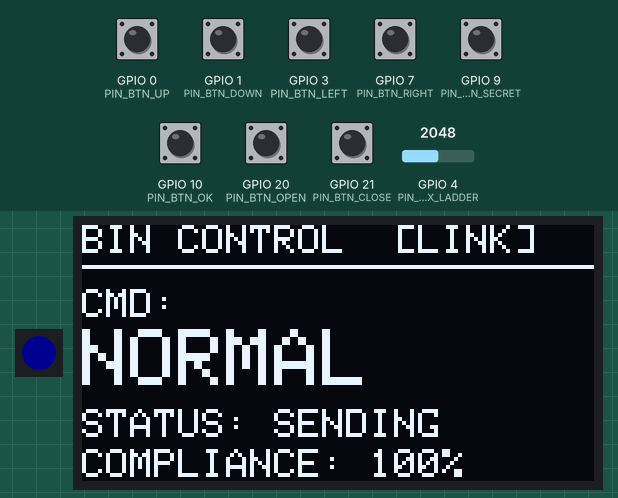
Simulated run of this sketch. Board: ESP32-C3. Parts: 1 RGB LEDs in strip order, left to right, 128×64 one-colour display. The test bench sets the inputs (shaded band); at power-on: GPIO 0 (PIN_BTN_UP), GPIO 1 (PIN_BTN_DOWN), GPIO 3 (PIN_BTN_LEFT), GPIO 7 (PIN_BTN_RIGHT), GPIO 9 (PIN_BTN_SECRET), GPIO 10 (PIN_BTN_OK), GPIO 20 (PIN_BTN_OPEN), GPIO 21 (PIN_BTN_CLOSE) HIGH, GPIO 4 (PIN_AUX_LADDER) = 2048 (analog values on the 0–4095 scale). Dim RGB values are drawn brighter than linear; WiFi joins after 1.5 s; servers stay silent unless stated; random numbers use the default seed unless the sketch sets one; what the sketch prints to the serial monitor is not drawn.

Above: at 1.4 s.
1.5 s: GPIO 4 (PIN_AUX_LADDER) set to 2621
4.5 s: GPIO 4 (PIN_AUX_LADDER) set to 2748
At 5.6 s:
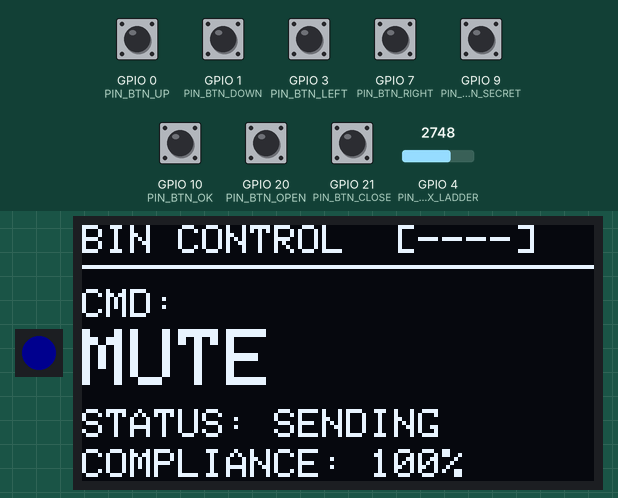
7.5 s: GPIO 0 (PIN_BTN_UP) pulled LOW for 0.15 s
At 8.7 s:
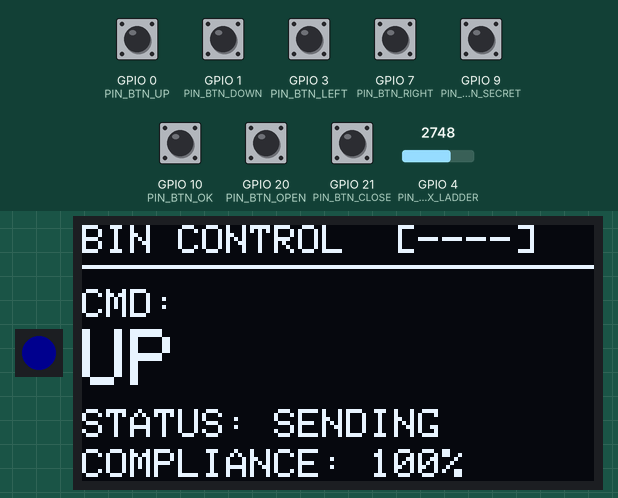
10.5 s: GPIO 1 (PIN_BTN_DOWN) pulled LOW for 0.15 s
At 11.3 s:
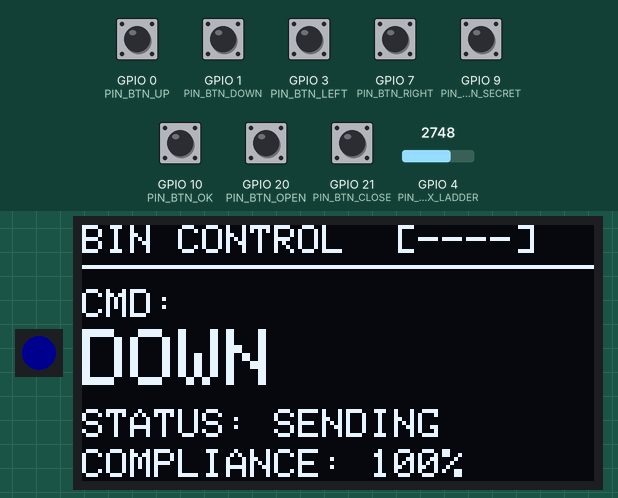
13.5 s: GPIO 3 (PIN_BTN_LEFT) pulled LOW for 0.15 s
At 14.7 s:
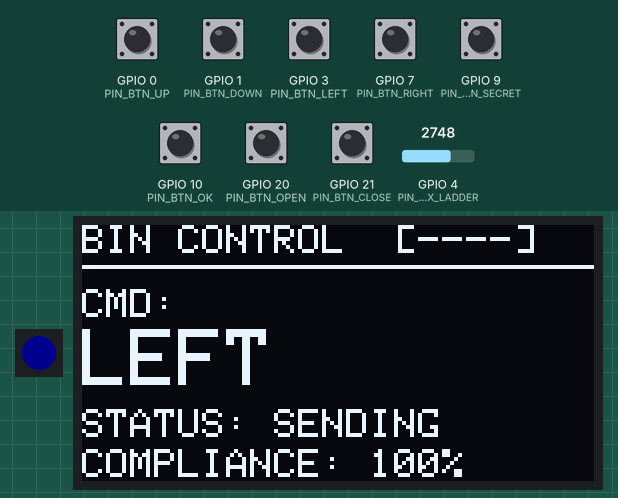
16.5 s: GPIO 7 (PIN_BTN_RIGHT) pulled LOW for 0.15 s
At 17.1 s:
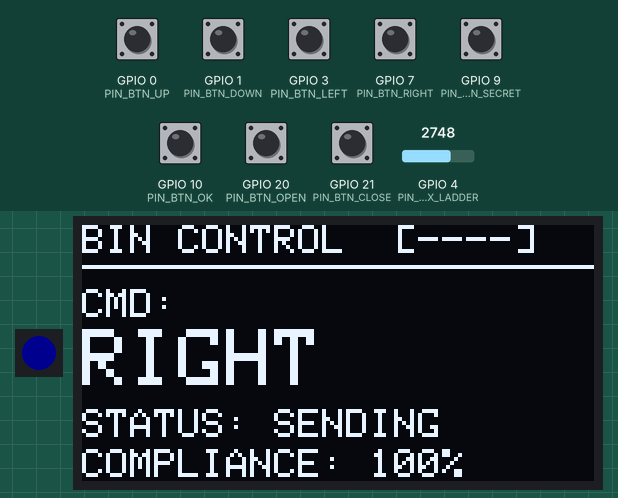
Timing chart, 0 to 19.5 s (numbered marks = the images above; inputs shaded):
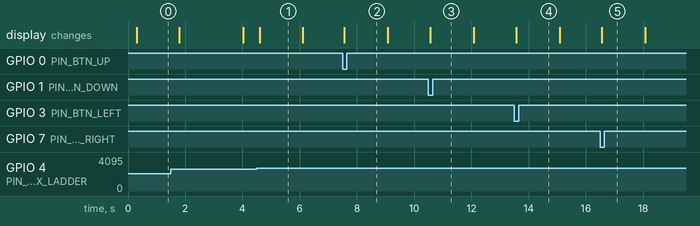

Measured:
- the behaviour switches between 2676 and 2677 on GPIO 4 (PIN_AUX_LADDER) (found by bisection; images 0 and 1)
- after the input at 4.5 s, the display: changes after 0.10 s (image 1)
- after the input at 7.5 s, the display: changes after 0.06 s (image 2)
- after the input at 10.5 s, the display: changes after 0.06 s (image 3)
- after the input at 13.5 s, the display: changes after 0.06 s (image 4)
- after the input at 16.5 s, the display: changes after 0.06 s (image 5)
- what the display in image 1 shows lasts 1.5 s, from 4.6 s to 6.1 s

The sketch:

DustERemote.ino
```cpp
// =============================================================================
//  BIN CONTROL SYSTEM v0.0001
//  Remote firmware for ESP32-C3 (SuperMini or equivalent).
//
//  Board:   ESP32C3 Dev Module
//  Core:    Arduino-ESP32 3.x
//  Tools:   USB CDC On Boot = Enabled  (mandatory - GPIO20/21 are buttons)
//
//  Libraries:
//      Adafruit SSD1306, Adafruit GFX, Adafruit NeoPixel
//
//  What this firmware does: reads eleven buttons, sends the honest command
//  over ESP-NOW, and then reports a status that may or may not resemble
//  what happened. All of the actual misbehaviour lives in the bin - the
//  remote is a truthful transmitter attached to a dishonest display, which
//  is funnier and far easier to debug than a lying transmitter.
//
//  Pairing: none required. The remote broadcasts; the bin answers and is
//  then remembered as a unicast peer. Both must be on the same channel
//  (DUSTE_ESPNOW_CHANNEL in protocol.h).
// =============================================================================

#include <Arduino.h>
#include <WiFi.h>
#include <esp_now.h>
#include <esp_wifi.h>

#include "src/config/pins.h"
#include "src/config/protocol.h"
#include "src/ui/remoteUi.h"

#if REMOTE_LED_IS_NEOPIXEL
#include <Adafruit_NeoPixel.h>
static Adafruit_NeoPixel statusLed(1, PIN_STATUS_LED, NEO_GRB + NEO_KHZ800);
#endif

// ---------------------------------------------------------------------------
// Button table
// ---------------------------------------------------------------------------
struct ButtonDef { uint8_t pin; uint8_t command; };

static const ButtonDef kButtons[] = {
    { PIN_BTN_UP,     CMD_UP    },
    { PIN_BTN_DOWN,   CMD_DOWN  },
    { PIN_BTN_LEFT,   CMD_LEFT  },
    { PIN_BTN_RIGHT,  CMD_RIGHT },
    { PIN_BTN_OK,     CMD_OK    },
    { PIN_BTN_OPEN,   CMD_OPEN  },
    { PIN_BTN_CLOSE,  CMD_CLOSE },
    { PIN_BTN_SECRET, CMD_SECRET}
};
static const uint8_t kButtonCount = sizeof(kButtons) / sizeof(kButtons[0]);

static bool     btnStable[kButtonCount] = {false};
static bool     btnRaw[kButtonCount]    = {false};
static uint32_t btnChanged[kButtonCount] = {0};
static const uint16_t BTN_DEBOUNCE_MS = 25;

// Aux ladder: order must match LADDER_CENTERS in pins.h
static const uint8_t kLadderCommands[] = {
    CMD_AI, CMD_ANGRY, CMD_MOOD, CMD_STOP,
    CMD_NORMAL, CMD_MUTE, CMD_LIGHT, CMD_DARK
};
static const uint16_t kLadderCenters[] = LADDER_CENTERS;
static const uint8_t  kLadderCount = sizeof(kLadderCommands) / sizeof(kLadderCommands[0]);

static uint8_t  ladderStable = CMD_NONE;
static uint8_t  ladderRaw    = CMD_NONE;
static uint32_t ladderChanged = 0;

// ---------------------------------------------------------------------------
// Link state
// ---------------------------------------------------------------------------
static uint8_t  binMac[6] = {0};
static bool     haveBin = false;
static uint8_t  sequence = 0;
static uint32_t lastAckMs = 0;
static uint32_t lastSendMs = 0;
static uint32_t lastPingMs = 0;

// Retransmit state: each press is sent up to 3 times, 40 ms apart. The bin
// de-duplicates by sequence number, so this costs nothing but reliability.
static uint8_t  pendingCmd = CMD_NONE;
static uint8_t  pendingSeq = 0;
static uint8_t  pendingSends = 0;
static uint32_t pendingNextAt = 0;

static void setStatusLed(uint8_t r, uint8_t g, uint8_t b) {
#if REMOTE_LED_IS_NEOPIXEL
    statusLed.setPixelColor(0, r, g, b);
    statusLed.show();
#else
    digitalWrite(PIN_STATUS_LED, (r || g || b) ? HIGH : LOW);
#endif
}

// ---------------------------------------------------------------------------
// ESP-NOW receive: the bin's ACK
// ---------------------------------------------------------------------------
static void handleAck(const uint8_t *mac, const uint8_t *data, int len) {
    if (len != (int)sizeof(BinStatusPacket)) return;

    BinStatusPacket s;
    memcpy(&s, data, sizeof(s));
    if (s.deviceId != DUSTE_DEVICE_ID) return;
    if (s.version  != DUSTE_PROTO_VERSION)  return;
    if (!duste_verify(&s, sizeof(s)))       return;

    lastAckMs = millis();

    if (!haveBin) {
        memcpy(binMac, mac, 6);
        haveBin = true;
        if (!esp_now_is_peer_exist(binMac)) {
            esp_now_peer_info_t p = {};
            memcpy(p.peer_addr, binMac, 6);
            p.channel = DUSTE_ESPNOW_CHANNEL;
            p.encrypt = false;
            esp_now_add_peer(&p);
        }
        Serial.println(F("[link] bin found"));
    }

    remoteUi.showAck(duste_cmd_name(pendingCmd), s.obeyed != 0, s.frustration);
    setStatusLed(s.obeyed ? 0 : 40, s.obeyed ? 40 : 0, 0);
}

#if defined(ESP_ARDUINO_VERSION_MAJOR) && ESP_ARDUINO_VERSION_MAJOR >= 3
static void onRecv(const esp_now_recv_info_t *info, const uint8_t *data, int len) {
    handleAck(info->src_addr, data, len);
}
#else
static void onRecv(const uint8_t *mac, const uint8_t *data, int len) {
    handleAck(mac, data, len);
}
#endif

// ---------------------------------------------------------------------------
// Sending
// ---------------------------------------------------------------------------
static void transmit(uint8_t command, uint8_t seq, uint8_t repeat) {
    RemotePacket p = {};
    p.deviceId = DUSTE_DEVICE_ID;
    p.version  = DUSTE_PROTO_VERSION;
    p.type     = PKT_COMMAND;
    p.command  = command;
    p.sequence = seq;
    p.repeat   = repeat;
    p.flags    = 0;
    duste_sign(&p, sizeof(p));

    const uint8_t *dest = haveBin ? binMac : DUSTE_BROADCAST;
    esp_now_send(dest, (const uint8_t *)&p, sizeof(p));
    lastSendMs = millis();
}

static void queueCommand(uint8_t command) {
    pendingCmd    = command;
    pendingSeq    = ++sequence;
    pendingSends  = 0;
    pendingNextAt = millis();
    remoteUi.showSent(duste_cmd_name(command));
    setStatusLed(0, 0, 60);
    Serial.printf("[tx] %s seq=%u\r\n", duste_cmd_name(command), pendingSeq);
}

static void servicePending() {
    if (pendingCmd == CMD_NONE || pendingSends >= 3) return;
    if (millis() < pendingNextAt) return;
    transmit(pendingCmd, pendingSeq, pendingSends);
    pendingSends++;
    pendingNextAt = millis() + 40;
}

// ---------------------------------------------------------------------------
// Input
// ---------------------------------------------------------------------------
static void readButtons() {
    const uint32_t now = millis();
    for (uint8_t i = 0; i < kButtonCount; ++i) {
        const bool raw = (digitalRead(kButtons[i].pin) == LOW);
        if (raw != btnRaw[i]) {
            btnRaw[i] = raw;
            btnChanged[i] = now;
            continue;
        }
        if (raw != btnStable[i] && (now - btnChanged[i]) >= BTN_DEBOUNCE_MS) {
            btnStable[i] = raw;
            if (raw) queueCommand(kButtons[i].command);
        }
    }
}

static uint8_t decodeLadder(uint16_t counts) {
    if (counts >= LADDER_IDLE_MIN) return CMD_NONE;
    for (uint8_t i = 0; i < kLadderCount; ++i) {
        const int32_t d = (int32_t)counts - (int32_t)kLadderCenters[i];
        if (d > -LADDER_WINDOW && d < LADDER_WINDOW) return kLadderCommands[i];
    }
    return CMD_NONE;   // between two buttons, or two pressed at once
}

static void readLadder() {
    const uint16_t counts = (uint16_t)analogRead(PIN_AUX_LADDER);

#if CALIBRATE_LADDER
    static uint32_t lastPrint = 0;
    if (millis() - lastPrint > 200) {
        lastPrint = millis();
        Serial.printf("[ladder] raw=%u\r\n", counts);
    }
#endif

    const uint8_t cmd = decodeLadder(counts);
    const uint32_t now = millis();
    if (cmd != ladderRaw) {
        ladderRaw = cmd;
        ladderChanged = now;
        return;
    }
    if (cmd != ladderStable && (now - ladderChanged) >= BTN_DEBOUNCE_MS * 2) {
        ladderStable = cmd;
        if (cmd != CMD_NONE) queueCommand(cmd);
    }
}

// ---------------------------------------------------------------------------
void setup() {
    Serial.begin(115200);
    delay(150);
    Serial.println(F("\n=== BIN CONTROL SYSTEM v0.0001 ==="));
    Serial.println(F("PLEASE DO NOT TRUST."));

    for (uint8_t i = 0; i < kButtonCount; ++i) {
        pinMode(kButtons[i].pin, INPUT_PULLUP);
        btnRaw[i] = btnStable[i] = (digitalRead(kButtons[i].pin) == LOW);
    }
    analogReadResolution(12);
    // Full-scale attenuation: the ladder's top step sits close to 3V3.
    analogSetPinAttenuation(PIN_AUX_LADDER, ADC_11db);

#if REMOTE_LED_IS_NEOPIXEL
    statusLed.begin();
    statusLed.setBrightness(60);
#else
    pinMode(PIN_STATUS_LED, OUTPUT);
#endif
    setStatusLed(30, 0, 30);

    remoteUi.begin();

    WiFi.mode(WIFI_STA);
    WiFi.disconnect(false, false);
    esp_wifi_set_promiscuous(true);
    esp_wifi_set_channel(DUSTE_ESPNOW_CHANNEL, WIFI_SECOND_CHAN_NONE);
    esp_wifi_set_promiscuous(false);

    if (esp_now_init() != ESP_OK) {
        Serial.println(F("[link] esp_now_init failed"));
        remoteUi.showLinkLost();
    } else {
        esp_now_register_recv_cb(onRecv);
        esp_now_peer_info_t bcast = {};
        memcpy(bcast.peer_addr, DUSTE_BROADCAST, 6);
        bcast.channel = DUSTE_ESPNOW_CHANNEL;
        bcast.encrypt = false;
        esp_now_add_peer(&bcast);
    }

    Serial.print(F("[link] remote MAC: "));
    Serial.println(WiFi.macAddress());
    randomSeed(micros() ^ ((uint32_t)analogRead(PIN_AUX_LADDER) << 16));
}

void loop() {
    readButtons();
    readLadder();
    servicePending();

    // Keepalive so the bin's "REMOTE LOST / Good." message only appears
    // when the remote is genuinely gone, not merely idle.
    if (millis() - lastPingMs > 1500) {
        lastPingMs = millis();
        transmit(CMD_PING, sequence, 0);
    }

    const bool linked = (millis() - lastAckMs) < 4000;
    remoteUi.setLinked(linked);
    if (!linked && (millis() - lastSendMs) > 2000) setStatusLed(20, 8, 0);

    remoteUi.update();
}
```

remoteUi.cpp
```cpp
#include "remoteUi.h"
#include "../config/pins.h"
#include <Wire.h>
#include <Adafruit_GFX.h>
#include <Adafruit_SSD1306.h>

RemoteUi remoteUi;

#define OLED_W 128
#define OLED_H 64
#define OLED_ADDR 0x3C
#define UI_FRAME_MS 60

static Adafruit_SSD1306 oled(OLED_W, OLED_H, &Wire, -1);

// Statuses the remote may report. Exactly one of them is ever accurate,
// and not reliably that one.
static const char *const kFakeStatuses[] = {
    "OK", "SENT", "ACCEPTED", "PROBABLY", "DEFINITELY",
    "ERROR 0", "QUEUED", "TRUST ME"
};

bool RemoteUi::begin() {
    Wire.begin(PIN_I2C_SDA, PIN_I2C_SCL);
    if (!oled.begin(SSD1306_SWITCHCAPVCC, OLED_ADDR)) {
        Serial.println(F("[ui] no OLED at 0x3C - continuing headless"));
        _ready = false;
        return false;
    }
    _ready = true;
    oled.setTextColor(SSD1306_WHITE);
    splash();
    return true;
}

void RemoteUi::splash() {
    if (!_ready) return;
    oled.clearDisplay();
    oled.setTextSize(1);
    oled.setCursor(0, 0);
    oled.println(F("BIN CONTROL SYSTEM"));
    oled.drawFastHLine(0, 10, 128, SSD1306_WHITE);
    oled.setCursor(0, 16);
    oled.println(F("v0.0001"));
    oled.setCursor(0, 34);
    oled.println(F("PLEASE DO NOT"));
    oled.setCursor(0, 44);
    oled.println(F("TRUST."));
    oled.display();
    _statusUntil = millis() + 2500;
}

const char *RemoteUi::fakeStatus() {
    const uint8_t n = (uint8_t)(sizeof(kFakeStatuses) / sizeof(kFakeStatuses[0]));
    uint8_t i;
    do { i = (uint8_t)random(n); } while (i == _lastFake);
    _lastFake = i;
    return kFakeStatuses[i];
}

void RemoteUi::showSent(const char *cmdName) {
    strncpy(_cmd, cmdName, sizeof(_cmd) - 1);
    _cmd[sizeof(_cmd) - 1] = 0;
    strncpy(_status, "SENDING", sizeof(_status) - 1);
    _statusUntil = millis() + 1500;
    _lastDraw = 0;
}

void RemoteUi::showAck(const char *cmdName, bool obeyed, uint8_t frustration) {
    strncpy(_cmd, cmdName, sizeof(_cmd) - 1);
    _cmd[sizeof(_cmd) - 1] = 0;
    _frustration = frustration;

    // Report the truth about a quarter of the time. The rest is decoration.
    if (random(100) < 25) {
        strncpy(_status, obeyed ? "OBEYED" : "IGNORED", sizeof(_status) - 1);
    } else {
        strncpy(_status, fakeStatus(), sizeof(_status) - 1);
    }
    _status[sizeof(_status) - 1] = 0;
    _statusUntil = millis() + 2000;
    _lastDraw = 0;
}

void RemoteUi::showLinkLost() {
    strncpy(_status, "NO CARRIER", sizeof(_status) - 1);
    _statusUntil = millis() + 1500;
    _lastDraw = 0;
}

void RemoteUi::render() {
    if (!_ready) return;
    oled.clearDisplay();

    oled.setTextSize(1);
    oled.setCursor(0, 0);
    oled.print(F("BIN CONTROL  "));
    oled.print(_linked ? F("[LINK]") : F("[----]"));
    oled.drawFastHLine(0, 10, 128, SSD1306_WHITE);

    oled.setCursor(0, 16);
    oled.print(F("CMD: "));
    oled.setTextSize(2);
    oled.setCursor(0, 26);
    oled.print(_cmd[0] ? _cmd : "----");

    oled.setTextSize(1);
    oled.setCursor(0, 46);
    oled.print(F("STATUS: "));
    oled.print(_status[0] ? _status : "IDLE");

    // A "compliance" meter that only ever goes down.
    const uint8_t pct = (_frustration > 12) ? 0 : (uint8_t)(100 - _frustration * 8);
    oled.setCursor(0, 56);
    oled.print(F("COMPLIANCE: "));
    oled.print(pct);
    oled.print('%');

    oled.display();
}

void RemoteUi::update() {
    if (!_ready) return;
    const uint32_t now = millis();
    if (now - _lastDraw < UI_FRAME_MS) return;
    _lastDraw = now;

    if (_statusUntil && now > _statusUntil) {
        _statusUntil = 0;
        _status[0] = 0;
    }
    render();
}
```

remoteUi.h
```cpp
// =============================================================================
//  remoteUi.h - the remote's own display and status LED.
//
//  The remote reports the status of every command it sends. That status is
//  frequently untrue. This is deliberate and is documented on the remote's
//  own front panel, which reads "PLEASE DO NOT TRUST."
// =============================================================================
#pragma once
#include <Arduino.h>

class RemoteUi {
public:
    bool begin();
    void update();

    void splash();
    void showSent(const char *cmdName);
    void showAck(const char *cmdName, bool obeyed, uint8_t frustration);
    void showLinkLost();

    void setLinked(bool linked) { _linked = linked; }

private:
    void render();
    const char *fakeStatus();

    bool     _ready   = false;
    bool     _linked  = false;
    char     _cmd[12] = {0};
    char     _status[16] = {0};
    uint8_t  _frustration = 0;
    uint32_t _lastDraw = 0;
    uint32_t _statusUntil = 0;
    uint8_t  _lastFake = 0xFF;
};

extern RemoteUi remoteUi;
```

pins.h
```cpp
// =============================================================================
//  pins.h - BIN CONTROL SYSTEM v0.0001 (the remote)
//  Target: ESP32-C3 SuperMini (any ESP32-C3 board with these pins exposed)
// =============================================================================
//
//  ESP32-C3 pins to treat with care:
//    GPIO 2  strapping - must be HIGH at boot        -> left unused
//    GPIO 8  strapping - must be HIGH at boot        -> onboard LED only
//    GPIO 9  strapping - LOW at boot = download mode -> BOOT button, read as
//                                                       the secret button
//    GPIO 20 / 21  UART0 RX/TX. Free for GPIO use because this build logs
//                  over native USB CDC. You MUST enable
//                  "USB CDC On Boot" in the Tools menu or you lose Serial.
// =============================================================================
#pragma once

// ---------------------------------------------------------------------------
// Direct buttons - one GPIO each, INPUT_PULLUP, switch to GND
// ---------------------------------------------------------------------------
#define PIN_BTN_UP      0
#define PIN_BTN_DOWN    1
#define PIN_BTN_LEFT    3
#define PIN_BTN_RIGHT   7
#define PIN_BTN_OK     10
#define PIN_BTN_OPEN   20
#define PIN_BTN_CLOSE  21

#define PIN_BTN_SECRET  9   // the BOOT button. Do not hold it during reset.

// ---------------------------------------------------------------------------
// I2C OLED (SSD1306 128x64 or 128x32)
// ---------------------------------------------------------------------------
#define PIN_I2C_SDA     5
#define PIN_I2C_SCL     6

// ---------------------------------------------------------------------------
// Onboard status LED. Most C3 SuperMini boards wire a WS2812 here; some
// wire a plain LED. Set REMOTE_LED_IS_NEOPIXEL to match your board.
// ---------------------------------------------------------------------------
#define PIN_STATUS_LED  8
#define REMOTE_LED_IS_NEOPIXEL 1

// ---------------------------------------------------------------------------
// AUX BUTTON LADDER - eight buttons on one ADC pin
//
//  3V3
//   |
//  [10k]  pull-up
//   |
//   +---- GPIO4 (ADC1_CH4)
//   |
//   +--[ 0R ]--o/o--GND   AI
//   +--[  1k ]--o/o--GND  ANGRY
//   +--[2.2k ]--o/o--GND  MOOD
//   +--[4.7k ]--o/o--GND  STOP
//   +--[ 10k ]--o/o--GND  NORMAL
//   +--[ 22k ]--o/o--GND  MUTE
//   +--[ 47k ]--o/o--GND  LIGHT
//   +--[100k ]--o/o--GND  DARK
//
//  Expected counts assume 12-bit ADC with 11 dB attenuation. Run the
//  CALIBRATE_LADDER build below and paste your own numbers in if the
//  readings drift - ADC1 on the C3 is not especially linear near the rails.
// ---------------------------------------------------------------------------
#define PIN_AUX_LADDER  4

// Set to 1, flash, and open the serial monitor to print raw ADC counts
// while pressing each aux button. Then set it back to 0.
#define CALIBRATE_LADDER 0

// Nominal centres, in ADC counts. Order matches kLadderCommands in the .ino.
#define LADDER_CENTERS  {   40,  372,  738, 1309, 2048, 2816, 3377, 3723 }
#define LADDER_WINDOW   140   // +/- counts accepted around a centre
#define LADDER_IDLE_MIN 3950  // above this, no aux button is pressed
```

Source omitted: protocol.h (5651 bytes)
